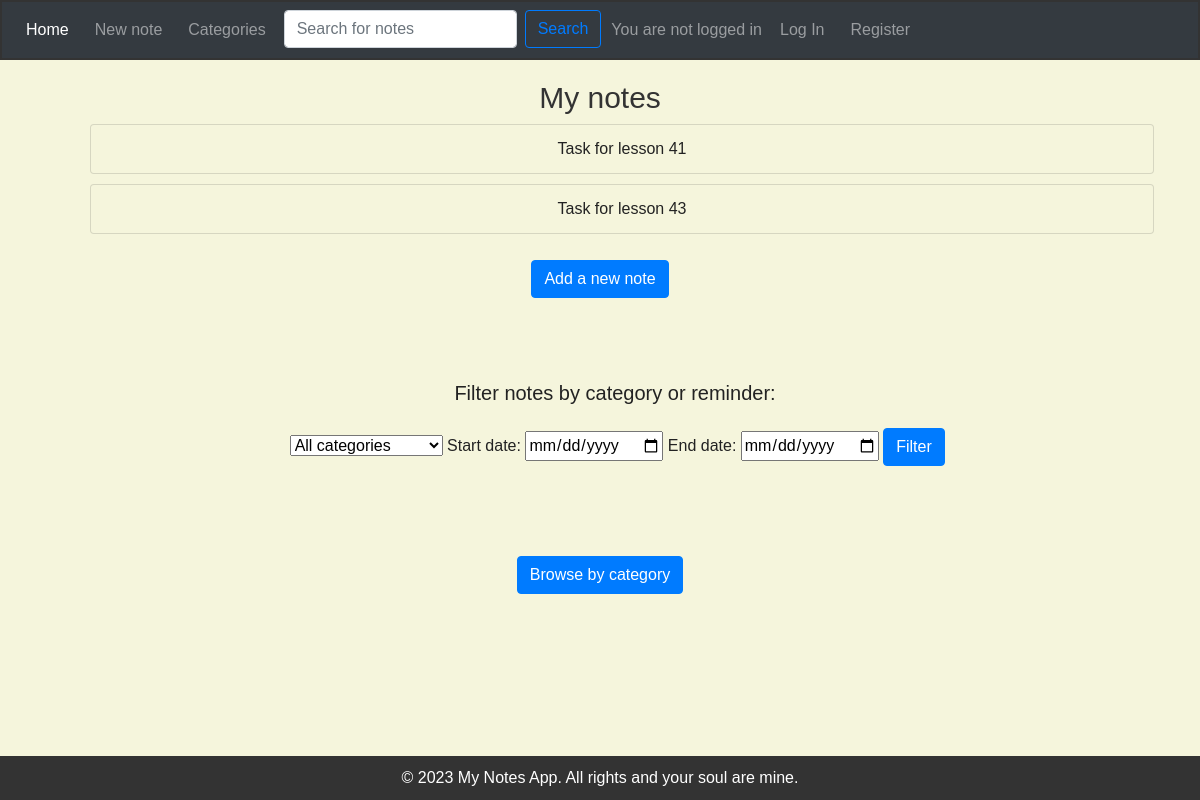
Before: / with the older database file.
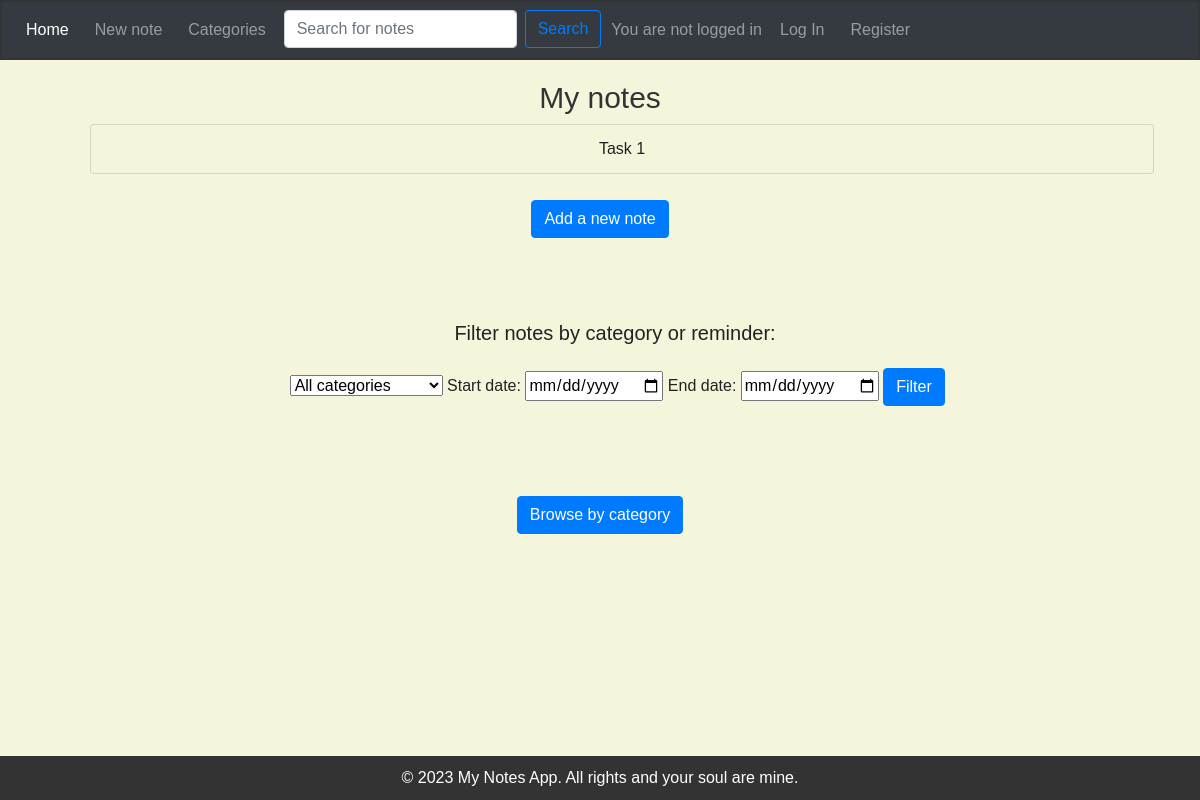
After: the same page with the newer database file.
### notes/models.py (models this page shows, shortened)
class Note(models.Model):
    title = models.CharField(max_length=200)
    text = models.TextField()
    created_date = models.DateTimeField(auto_now_add=True)
    upd_date = models.DateTimeField(auto_now=True)
    reminder = models.DateTimeField(null=True, blank=True)
    category = models.ForeignKey(Category, on_delete=models.CASCADE, related_name='notes', null=True, blank=True)
    author = models.ForeignKey(User, on_delete=models.CASCADE)

### notes/views.py (the view)
# urls.py: path('', views.home, name='home'),
def home(request):
    notes_list = get_list_or_404(Note.objects.order_by('-created_date'))
    categories_list = get_list_or_404(Category.objects.order_by('-title'))
    context = {'notes_list': notes_list, 'categories_list': categories_list}
    return render(request, 'notes/homepage.html', context)

### notes/templates/notes/homepage.html (shortened to what this page needs)
{% extends 'notes/index.html' %}
{% block content %}
    <h3>My notes</h3>
    <ul>
    {% for note in notes_list %}
        <div class="list-group">
            <a id="note_title" href="{% url 'note_detail' note.id %}" class="list-group-item-action
            list-group-item">{{ note.title }}</a>
        </div>
    {% endfor %}
    </ul>
    <a href="{% url 'new_note' %}">
        <button type="button" class="btn btn-primary">Add a new note</button>
    </a>
    <div id = "filter">
    <p>Filter notes by category or reminder:</p>
    <form action="{% url 'filtered' %}">
        <select name="category" id="category">
            <option value="all">All categories</option>
        </select>
        <label for="start_date">Start date:</label>
        <input type="date" name="start_date" id="start_date" value="{% if request.GET.start_date %}{{ request.GET.start_date }}{% endif %}">
        <label for="end_date">End date:</label>
        <input type="date" name="end_date" id="end_date" value="{% if request.GET.end_date %}{{ request.GET.end_date }}{% endif %}">
        <button class="btn btn-primary" type="submit">Filter</button>
    </form>
    </div>
    <a href="{% url 'categories' %}">
        <button type="button" class="btn btn-primary">Browse by category</button>
    </a>
{% endblock %}

### notes/templates/notes/index.html (shortened to what this page needs)
{% load static %}
<!DOCTYPE html>
<html lang="en">
<head>
	<link rel="stylesheet" href="https://stackpath.bootstrapcdn.com/bootstrap/4.4.1/css/bootstrap.min.css">
    <link rel="stylesheet" type="text/css" href="{% static 'notes/css/style.css' %}">
</head>
<body>
    <header>
        <nav class="navbar navbar-expand-lg navbar-dark bg-dark">
          <div class="collapse navbar-collapse" id="navbarNavDropdown">
            <ul class="navbar-nav">
              <li class="nav-item active">
                <a class="nav-link" href="{% url 'home' %}">Home <span class="sr-only">(current)</span></a>
              </li>
              <li class="nav-item">
                <a class="nav-link" href="{% url 'new_note' %}">New note</a>
              </li>
              <li class="nav-item">
                <a class="nav-link" href="{% url 'categories' %}">Categories</a>
              <li>
                  <form class="form-inline" action={% url 'search_notes' %}>
                    <input class="form-control mr-sm-2" type="search" name="query" placeholder="Search for notes" aria-label="Search">
                      <button class="btn btn-outline-primary my-2 my-sm-0" type="submit">Search</button>
              </li>
            </ul>
              <ul class="navbar-nav">
                  {% if user.is_authenticated %}
                    <li>
                        <span class="navbar-text">Hello, {{ user.username }}!</span>
                    </li>
                    <li class="nav-item">
                        <a class="nav-link" href="{% url 'logout' %}">Log Out</a>
                    </li>
                  {% else %}
                    <li>
                        <span class="navbar-text">You are not logged in</span>
                    </li>
                    <li class="nav-item">
                        <a class="nav-link" href="{% url 'login' %}">Log In</a>
                    </li>
                    <li class="nav-item">
                        <a class="nav-link" href="{% url 'registration' %}">Register</a>
                    </li>
                  {% endif %}
              </ul>
          </div>
        </nav>
    </header>
    <main>
        {% block content %}{% endblock %}
    </main>
    <footer>
        &copy 2023 My Notes App. All rights and your soul are mine.
    </footer>
</body>
</html>

### notes/static/notes/css/style.css (style rules this page uses)
body { background-color: beige; font-family: Arial, sans-serif; margin: 0; padding: 0; }
header { background-color: #333; color: #fff; padding: 2px; text-align: center; }
nav { background-color: #ddd; padding: 10px; }
nav ul { list-style-type: none; margin: 0; padding: 0; }
nav ul li { display: inline-block; margin-right: 10px; }
nav ul li a { color: #333; text-decoration: none; padding: 10px; }
span { color: white; }
main { padding: 20px; text-align: center; }
h3 { font-size: 30px; color: #333333; }
p { font-size: 20px; line-height: 1.5; margin-bottom: 20px; }
footer { background-color: #333; color: #fff; padding: 10px; text-align: center; position: fixed; bottom: 0; left: 0; right: 0; }
#note_title { margin-left: 30px; margin-bottom: 10px; color: #222222; }
#filter { margin-left: 30px; margin-bottom: 10px; padding: 80px; color: #222222; }
.list-group-item { position: center; background-color: beige; width: 95%; }

Changed rows visible on the page:
removed Note: title "Task for lesson 41"
removed Note: title "Task for lesson 43"
added Note: title "Task 1"
